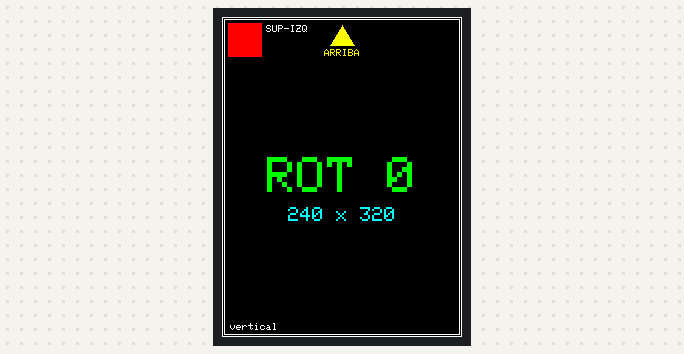
The sketch below on a simulated ESP32. Shown: 240×320 colour display. What the sketch prints to the serial monitor is not drawn.

Above: at 0.7 s.
At 8.8 s:
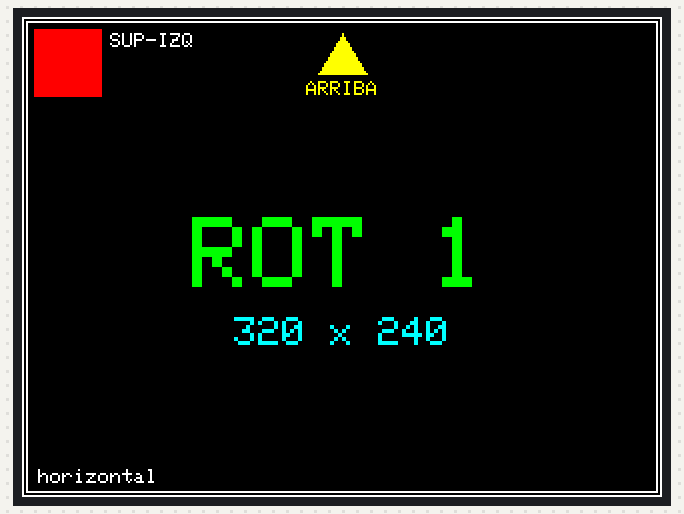
At 16.9 s:
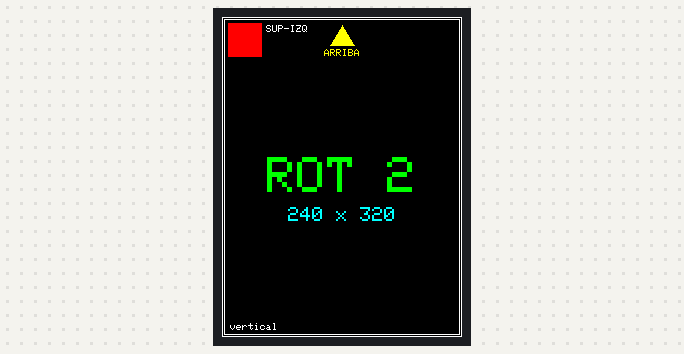
At 25.0 s:
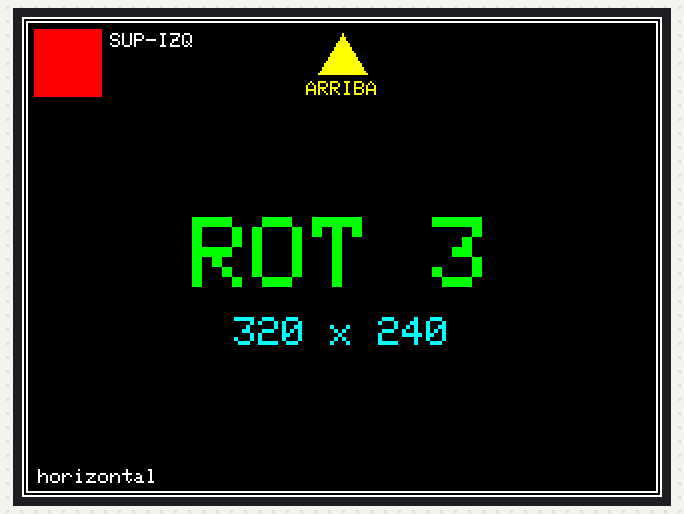

Measured:
- what the display in image 0 shows lasts 8.1 s, from 0.6 s to 8.7 s

The sketch:

test_rotacion.ino
```cpp
// test_rotacion: muestra la ILI9341 en las 4 rotaciones de Adafruit_GFX (0-3),
// 8 segundos cada una, en bucle. En cada una dibuja:
//   - un marco en el borde de toda el area (debe verse completo)
//   - un cuadro ROJO en la esquina superior izquierda logica ("SUP-IZQ")
//   - "ROT n" en grande, el tamano logico (ancho x alto) y una flecha ARRIBA
// La rotacion correcta es la que se ve HORIZONTAL (ancho 320), con el texto
// legible, el marco completo y el cuadro rojo arriba a la izquierda.
// Pines como firmware/dinopad: CS=5, DC=2, RST=4.

#include <Adafruit_GFX.h>
#include <Adafruit_ILI9341.h>
#include <SPI.h>

#define TFT_CS   5
#define TFT_DC   2
#define TFT_RST  4
#define SPI_FREQ 27000000
#define MS_POR_ROTACION 8000

Adafruit_ILI9341 tft(TFT_CS, TFT_DC, TFT_RST);

void mostrarRotacion(uint8_t r) {
  tft.setRotation(r);
  tft.fillScreen(ILI9341_BLACK);
  int w = tft.width(), h = tft.height();

  tft.drawRect(0, 0, w, h, ILI9341_WHITE);
  tft.drawRect(2, 2, w - 4, h - 4, ILI9341_WHITE);

  tft.fillRect(6, 6, 34, 34, ILI9341_RED);
  tft.setTextSize(1);
  tft.setTextColor(ILI9341_WHITE, ILI9341_BLACK);
  tft.setCursor(44, 8);
  tft.print("SUP-IZQ");

  // Flecha hacia arriba en el centro superior
  tft.fillTriangle(w / 2, 8, w / 2 - 12, 28, w / 2 + 12, 28, ILI9341_YELLOW);
  tft.setTextColor(ILI9341_YELLOW, ILI9341_BLACK);
  tft.setCursor(w / 2 - 18, 32);
  tft.print("ARRIBA");

  char t[16];
  snprintf(t, sizeof t, "ROT %u", r);
  tft.setTextSize(5);   // 30x40 px por caracter
  tft.setTextColor(ILI9341_GREEN, ILI9341_BLACK);
  tft.setCursor((w - 5 * 30) / 2, h / 2 - 20);
  tft.print(t);

  snprintf(t, sizeof t, "%d x %d", w, h);
  tft.setTextSize(2);
  tft.setTextColor(ILI9341_CYAN, ILI9341_BLACK);
  tft.setCursor((w - (int)strlen(t) * 12) / 2, h / 2 + 30);
  tft.print(t);

  tft.setTextSize(1);
  tft.setTextColor(ILI9341_WHITE, ILI9341_BLACK);
  tft.setCursor(8, h - 14);
  tft.print(w > h ? "horizontal" : "vertical");

  Serial.printf("ROTACION %u -> %d x %d (%s)\n", r, w, h, w > h ? "horizontal" : "vertical");
}

void setup() {
  Serial.begin(115200);
  delay(300);
  Serial.println("\n== test_rotacion: 0,1,2,3 cada 8 s, en bucle ==");
  tft.begin(SPI_FREQ);
  tft.fillScreen(ILI9341_BLACK);
}

void loop() {
  for (uint8_t r = 0; r < 4; r++) {
    mostrarRotacion(r);
    delay(MS_POR_ROTACION);
  }
}
```
